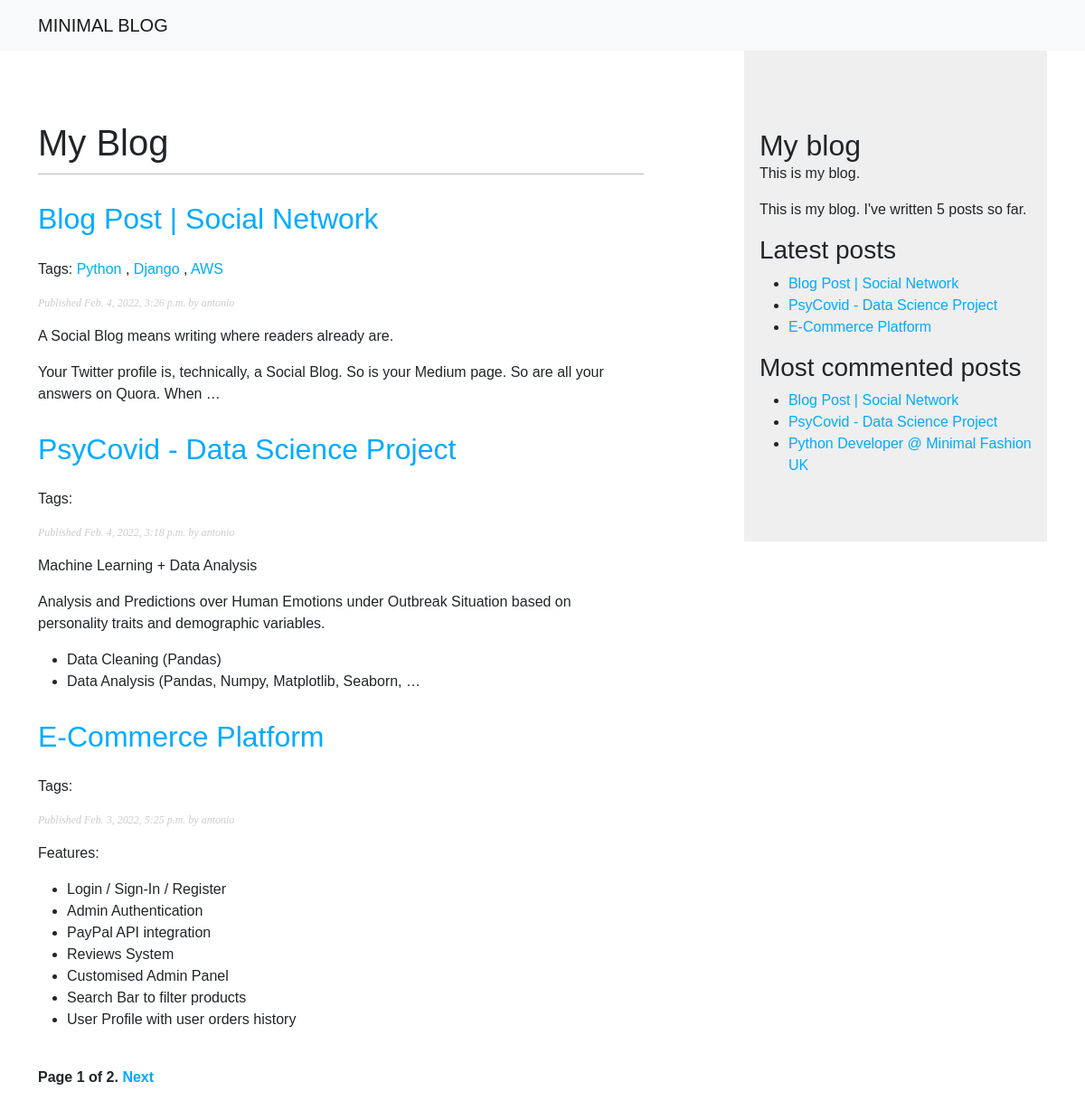
The page /blog/ on the database as committed earlier.
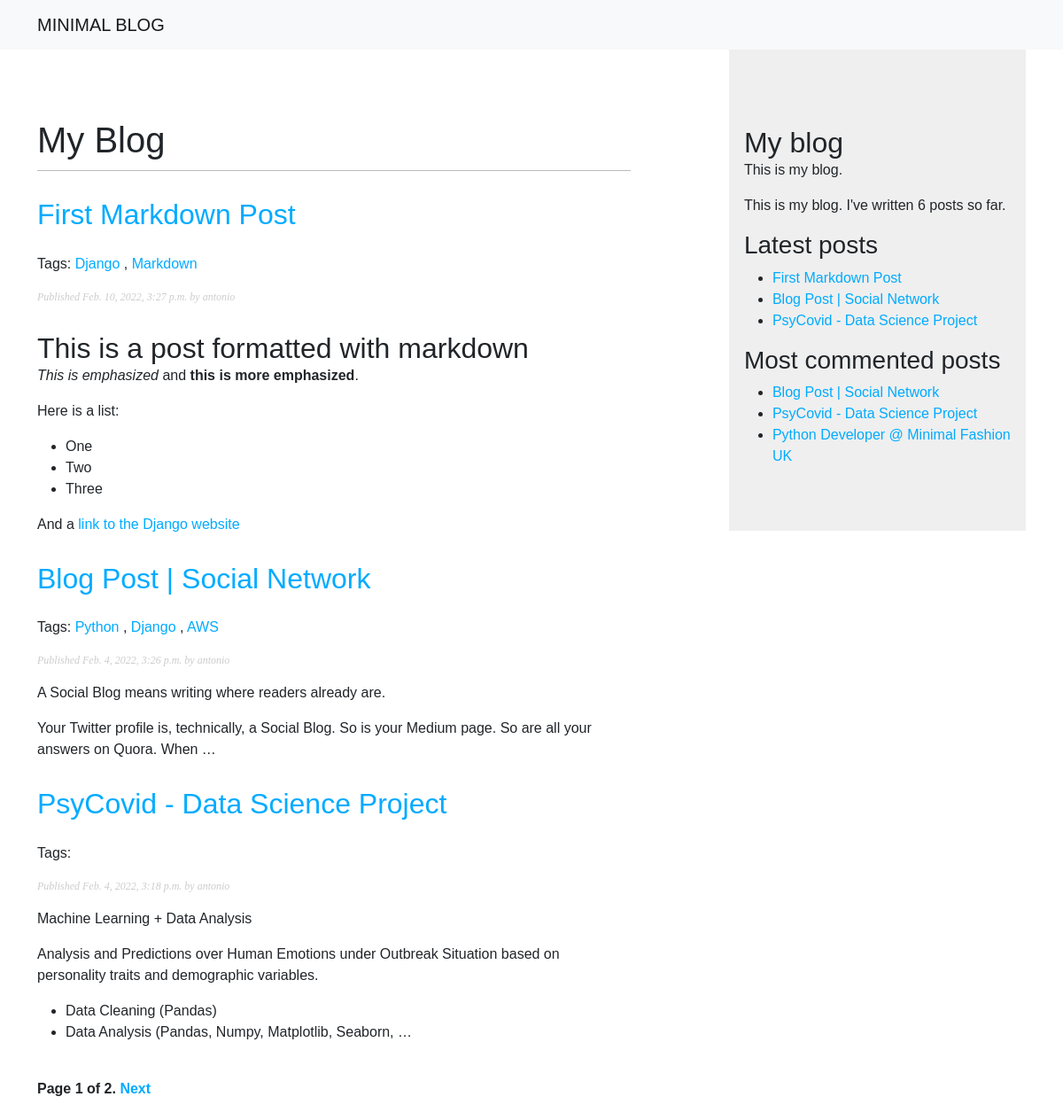
The same page on the database as committed later.
### blog/models.py (models this page shows, shortened)
class Post(models.Model):
    STATUS_CHOICES = (
        ("draft", "Draft"),
        ("published", "Published"),
    )
    title = models.CharField(max_length=250)
    slug = models.SlugField(max_length=250, unique_for_date="publish")
    author = models.ForeignKey(
        User, on_delete=models.CASCADE, related_name="blog_posts"
    )
    body = models.TextField()
    publish = models.DateTimeField(default=timezone.now)
    created = models.DateTimeField(auto_now_add=True)
    updated = models.DateTimeField(auto_now=True)
    status = models.CharField(max_length=10, choices=STATUS_CHOICES, default="draft")
    objects = models.Manager()  # The default manager.
    published = PublishedManager()  # Our custom manager.
    tags = TaggableManager()
    class Meta:
        ordering = ("-publish",)
    def get_absolute_url(self):
        return reverse(
            "blog:post_detail",
            args=[self.publish.year, self.publish.month, self.publish.day, self.slug],
        )

### blog/views.py (the view)
# urls.py: path("", views.post_list, name="post_list"),
def post_list(request, tag_slug=None):
    object_list = Post.published.all()
    tag = None
    if tag_slug:
        tag = get_object_or_404(Tag, slug=tag_slug)
        object_list = object_list.filter(tags__in=[tag])
    paginator = Paginator(object_list, 3)  # 3 Posts in each page
    page = request.GET.get("page")
    try:
        posts = paginator.page(page)
    except PageNotAnInteger:
        posts = paginator.page(1)
    except EmptyPage:
        posts = paginator.page(paginator.num_pages)
    return render(
        request, "blog/post/list.html", {"page": page, "posts": posts, "tag": tag}
    )

### blog/models.py (called while the page is built)
    def get_queryset(self):
        return super(PublishedManager, self).get_queryset().filter(status="published")

### blog/templatetags/blog_tags.py (called while the page is built)
@register.simple_tag
def total_posts():
    return Post.published.count()

@register.inclusion_tag("blog/post/latest_posts.html")
def show_latest_posts(count=5):
    latest_posts = Post.published.order_by("-publish")[:count]
    return {"latest_posts": latest_posts}

@register.simple_tag
def get_most_commented_posts(count=3):
    return Post.published.annotate(total_comments=Count("comments"))\
        .order_by("-total_comments")[:count]

@register.filter(name='markdown')
def markdown_format(text):
    return mark_safe(markdown.markdown(text))

### blog/templates/blog/post/list.html (shortened to what this page needs)
{% extends 'blog/base.html' %}
{% load blog_tags %}
{% block content %}
  <h1>My Blog</h1>
  {% for post in posts %}
    <h2>
      <a href="{{ post.get_absolute_url }}">
        {{ post.title }}
      </a>
    </h2>
    <br>
    <p class="tags">
      Tags:
      {% for tag in post.tags.all %}
        <a href="{% url 'blog:post_list_by_tag' tag.slug %}">
          {{ tag.name }}
        </a>
        {% if not forloop.last %}, {% endif %}
      {% endfor %}
    </p>
    <p class="date">
      Published {{ post.publish }} by {{ post.author }}
    </p>
    {{ post.body|markdown|truncatewords_html:30 }}
  {% endfor %}
  {% include "pagination.html" with page=posts %}
{% endblock content %}

### blog/templates/blog/base.html (shortened to what this page needs)
{% load blog_tags %}
{% load static %}
<!DOCTYPE html>
<html lang="en">
  <head>
    <link href="https://cdn.jsdelivr.net/npm/bootstrap@5.1.3/dist/css/bootstrap.min.css" rel="stylesheet"
>
    <link rel="stylesheet" href="{% static 'css/blog.css' %}">
  </head>
  <body>
      <header>
        <nav class="navbar navbar-light bg-light">
          <div class="container container--narrow">
            <a class="navbar-brand" href="#">
              MINIMAL BLOG
            </a>
          </div>
        </nav>
      </header>
      <main class="container">
        <div id="content">
          {% block content %}
          {% endblock %}
        </div>
        <div id="sidebar">
          <h2>My blog</h2>
          <p>This is my blog.</p>
          <p>This is my blog. I've written {% total_posts %} posts so far.</p>
          <h3>Latest posts</h3>
          {% show_latest_posts 3 %}
          <h3>Most commented posts</h3>
          {% get_most_commented_posts as most_commented_posts %}
          <ul>
            {% for post in most_commented_posts %}
            <li>
              <a href="{{ post.get_absolute_url }}">{{ post.title }}</a>
            </li>
            {% endfor %}
          </ul>
        </div>
      </main>
  </body>
</html>

### blog/templates/pagination.html (shortened to what this page needs)
<div class="pagination">
  <span class="'step-links">
    <span class="current">
      Page {{ page.number }} of {{ page.paginator.num_pages }}.
    </span>
    {% if page.has_next %}
      <a href="?page={{ page.next_page_number }}">Next</a>
    {% endif %}
  </span>
</div>

### blog/templates/blog/post/latest_posts.html
<ul>
  {% for post in latest_posts %}
  <li>
    <a href="{{ post.get_absolute_url }}">{{ post.title }}</a>
  </li>
  {% endfor %}
</ul>

### blog/static/css/blog.css (style rules this page uses)
body { margin:0; padding:0; font-family:helvetica, sans-serif; }
a { color:#00abff; text-decoration:none; }
h1 { font-weight:normal; border-bottom:1px solid #bbb; padding:0 0 10px 0; }
h2 { font-weight:normal; margin:30px 0 0; }
#content { float:left; width:60%; padding:7% 0 0 0; }
#sidebar { float:right; width:30%; padding:5% 1.5%; background:#efefef; height:100%; }
p.date { color:#ccc; font-family: georgia, serif; font-size: 12px; font-style: italic; }
.pagination { margin:40px 0; font-weight:bold; }

Rows that differ between the two databases and show on the page:
no longer on this page (row unchanged): Post: title "E-Commerce Platform", publish "Feb. 3, 2022, 5:25 p.m.", author "antonio", body "Features: Login / Sign-In / Register Admin Authentication PayPal API integration Reviews System Customised Admin Panel Search Bar to filter products User Profile with user orders history"
added Post: title "First Markdown Post", publish "Feb. 10, 2022, 3:27 p.m.", author "antonio", body "This is a post formatted with markdown This is emphasized and this is more emphasized . Here is a list: One Two Three And a link to the Django website", Tag (name "Django")
added Tag: name "Markdown", shown under "First Markdown Post"
Other text that changed with them:
text no longer shown: "5"
text now shown: "6"
